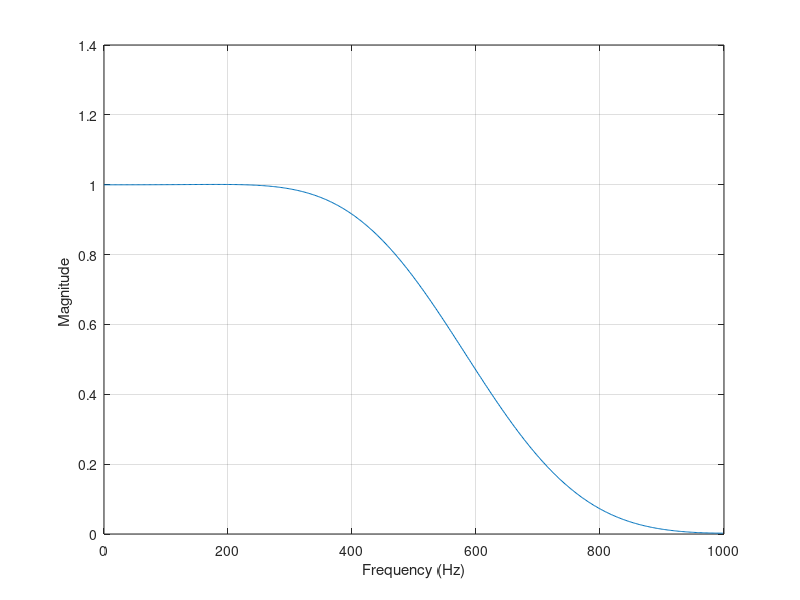

Write the MATLAB code that produced this figure.
%
%	Program name - prog7b5.m, p451
%  m-file for computing the coefficients of an FIR frequency sampling
%  filter 
%
Fs=2000;										%	Sampling frequency
N=15;											%	Filter length
fd=[0 1/7 2/7 3/7 4/7 5/7 6/7 1];	%	Frequency sampling points
Hd=[1 1 1 1 0.5571 0.0841 0 0];		%	Frequency samples
hn=fir2(N-1, fd, Hd);					%	Compute the impulse response coeffs.
[H, f] = freqz(hn, 1, 512, Fs);		%	Plot the magnitude frequency response
plot(f, abs(H)), grid on
xlabel('Frequency (Hz)')
ylabel('Magnitude ')
